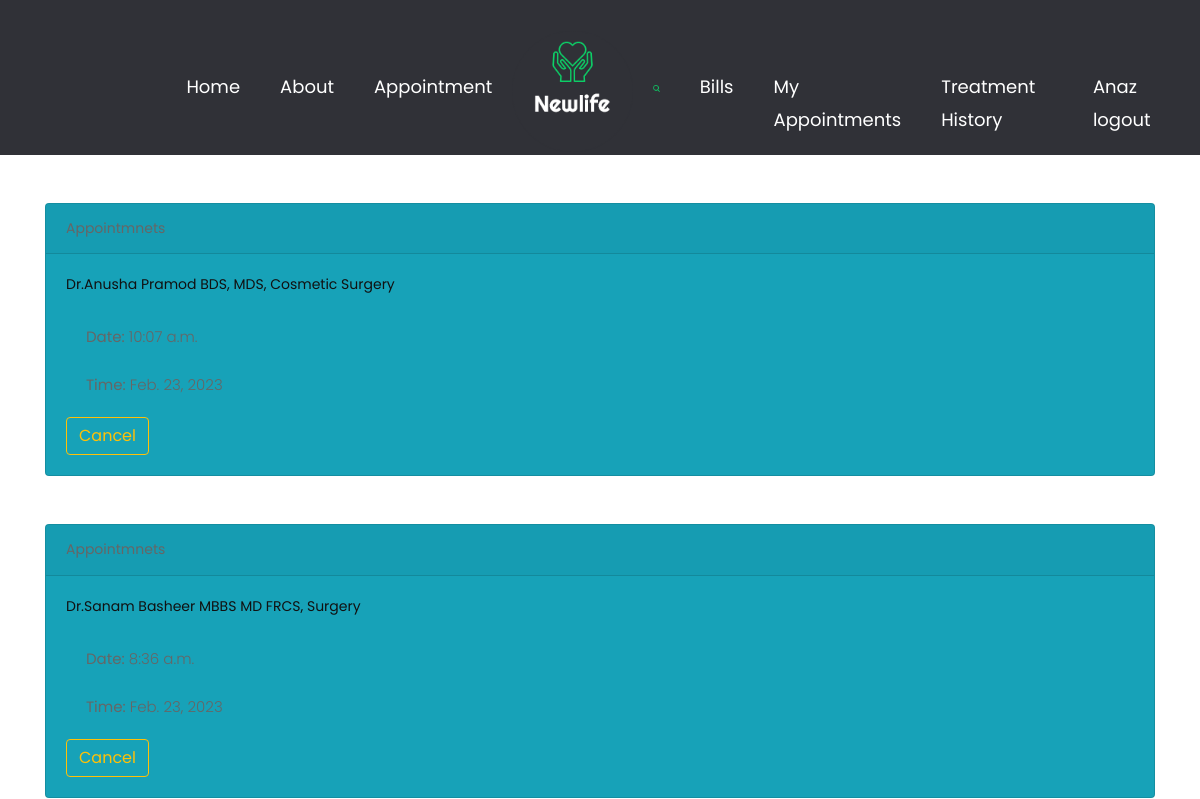
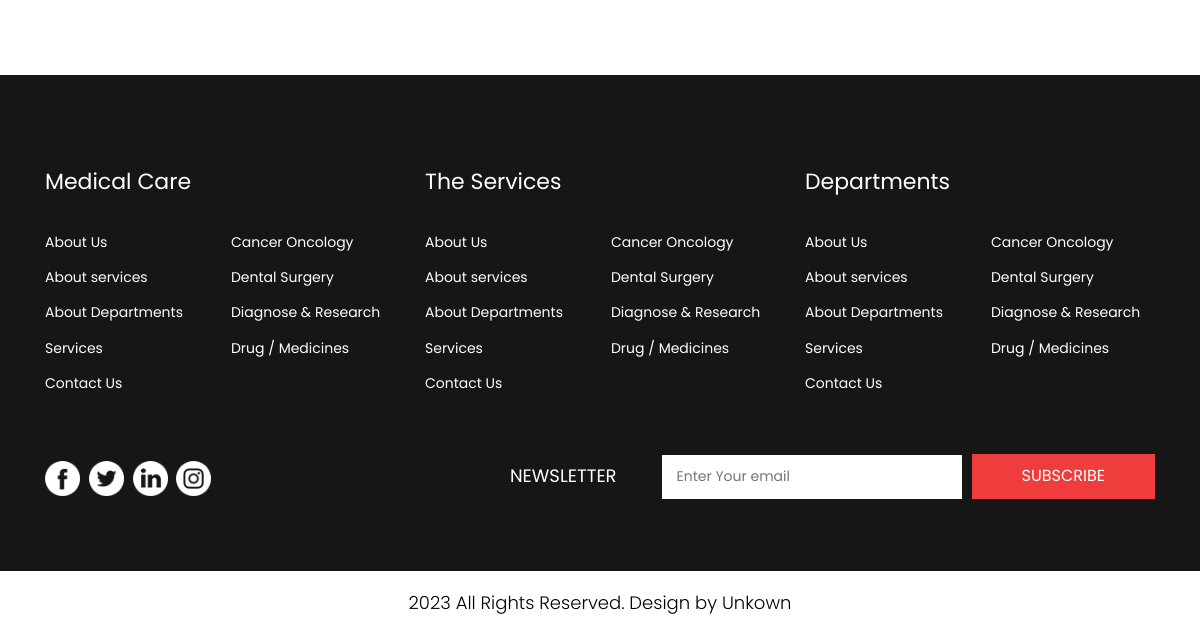
The app's page /Patient/MyAppointments (signed in), older data (2 pictures, top to bottom).
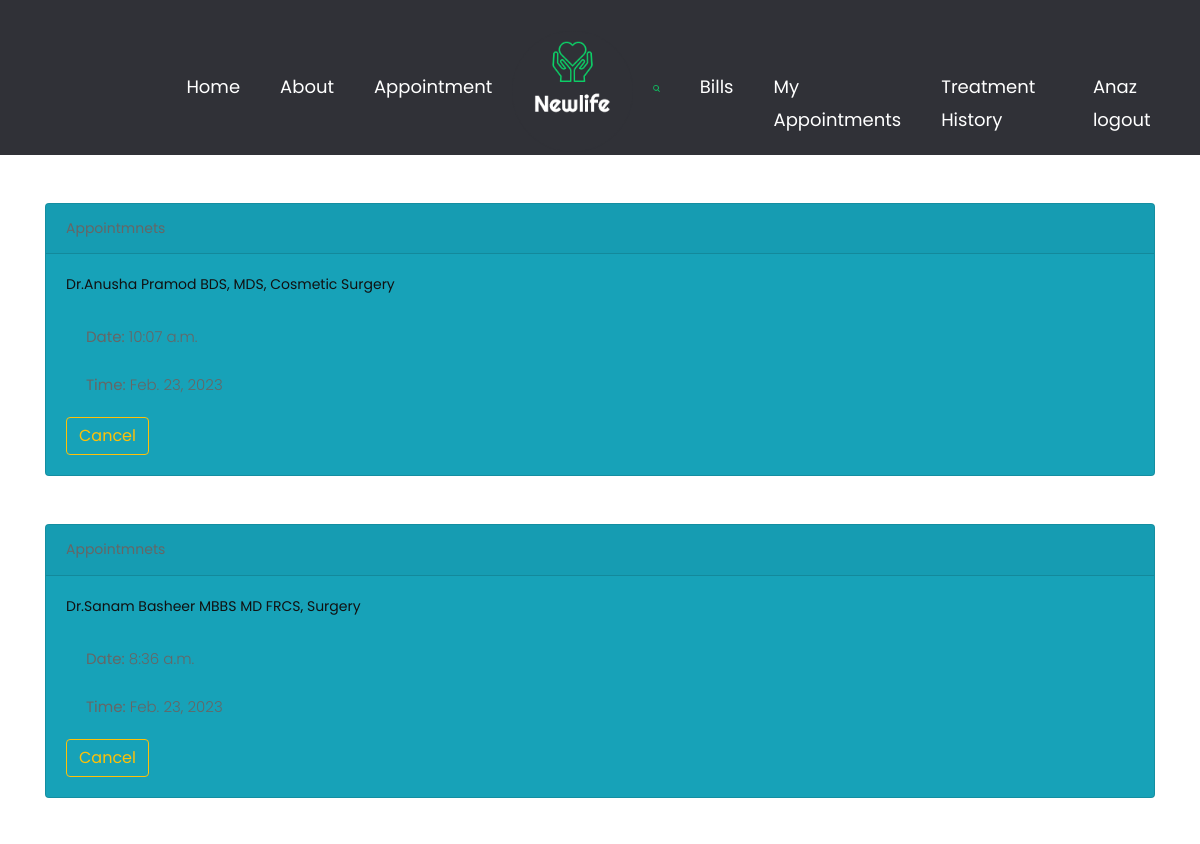
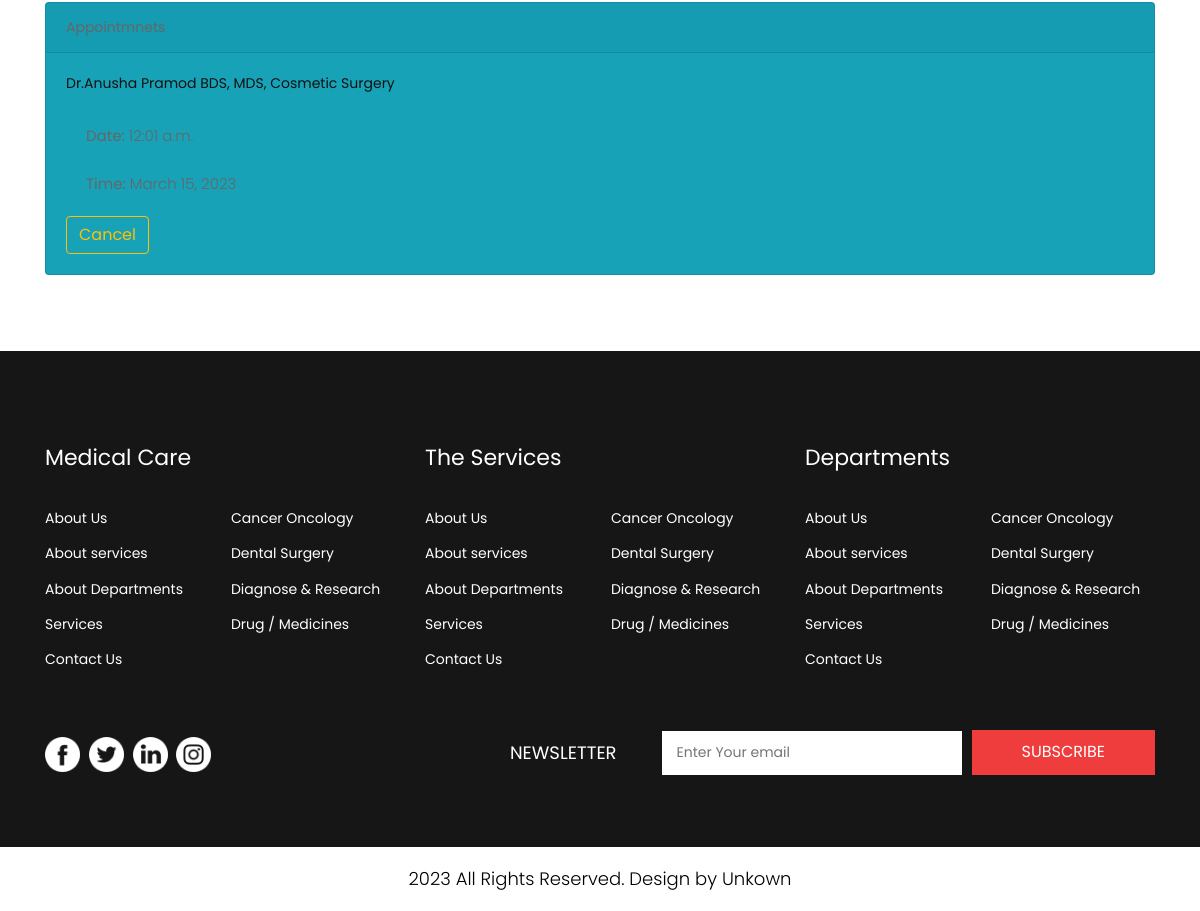
The same page, newer data (2 pictures, top to bottom).
### Bookings/models.py (models this page shows, shortened)
class Booking(models.Model):
    Patinet = models.ForeignKey(PatientProfile,on_delete=models.CASCADE,null=True,blank=True)
    user = models.ForeignKey(User,on_delete=models.CASCADE,null=True,blank=True)
    Date = models.DateField(auto_now_add=False)
    Time = models.TimeField(auto_now_add=False)
    Doctor = models.ForeignKey(DoctorList,on_delete=models.SET_NULL,null=True,blank=True)

### Doctor/models.py (models this page shows)
class DoctorList(models.Model):
    Doctirid = models.ForeignKey(User,on_delete=models.CASCADE,null=True,blank=True)
    DoctorName = models.CharField(max_length=255)
    Doctor_spec = models.CharField(max_length=255)
    Doctor_Edu = models.CharField(max_length=255)
    def __str__(self):
        return "Dr.{} {}, {}".format(self.DoctorName,self.Doctor_Edu,self.Doctor_spec)

### Patient/views.py (the view)
# urls.py: path("MyAppointments",views.MyAppointments,name="MyAppointments"),
def MyAppointments(request):
    book = Booking.objects.filter(user = request.user)
    context = {
        "book":book
    }
    return render(request,'myappointments.html',context)

### templates/myappointments.html (shortened to what this page needs)
{% extends "index.html" %}
{% block content %}
<div class="container mt-5 ">
    {% for b in book  %}
    <div class="card mt-5 bg-info">
        <div class="card-header">
        </div>
        <div class="card-body">
          <h5 class="card-title">{{b.Doctor}}</h5>
          <p class="card-text"><b>Date:</b> {{b.Time}}
            <br><br>
            <strong>Time: </strong>{{b.Date}}
        </p>
          <a href="{%url 'CancelBooking' b.id %}" class="btn btn-outline-warning">Cancel</a>
        </div>
      </div>
    {% endfor %}
</div>
  <br><br><br>
{% endblock %}

Row changes from the older to the newer data that the page shows:
added Booking: Doctor "Dr.Anusha Pramod BDS, MDS, Cosmetic Surgery", Time "12:01 a.m.", Date "March 15, 2023"
